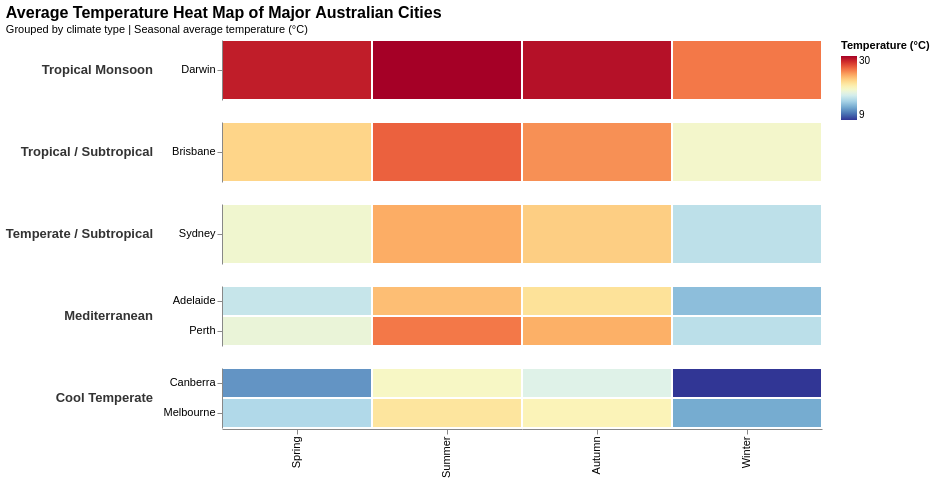

Source (Vega-Lite JSON):
### Vega-Lite specification from a JSON file in a GitHub repository (floating-point values rounded to 4 significant figures)
{"$schema": "https://vega.github.io/schema/vega-lite/v5.json", "title": {"text": "Average Temperature Heat Map of Major Australian Cities", "subtitle": "Grouped by climate type | Seasonal average temperature (°C)", "fontSize": 16, "subtitleFontSize": 11}, "data": {"values": [{"city": "Darwin", "season": "Spring", "temp": 28.6, "climate": "Tropical Monsoon"}, {"city": "Darwin", "season": "Summer", "temp": 29.8, "climate": "Tropical Monsoon"}, {"city": "Darwin", "season": "Autumn", "temp": 29.1, "climate": "Tropical Monsoon"}, {"city": "Darwin", "season": "Winter", "temp": 25.3, "climate": "Tropical Monsoon"}, {"city": "Brisbane", "season": "Spring", "temp": 21.8, "climate": "Tropical / Subtropical"}, {"city": "Brisbane", "season": "Summer", "temp": 26.1, "climate": "Tropical / Subtropical"}, {"city": "Brisbane", "season": "Autumn", "temp": 24.5, "climate": "Tropical / Subtropical"}, {"city": "Brisbane", "season": "Winter", "temp": 18.9, "climate": "Tropical / Subtropical"}, {"city": "Sydney", "season": "Spring", "temp": 18.7, "climate": "Temperate / Subtropical"}, {"city": "Sydney", "season": "Summer", "temp": 23.5, "climate": "Temperate / Subtropical"}, {"city": "Sydney", "season": "Autumn", "temp": 22.1, "climate": "Temperate / Subtropical"}, {"city": "Sydney", "season": "Winter", "temp": 16.0, "climate": "Temperate / Subtropical"}, {"city": "Perth", "season": "Spring", "temp": 18.3, "climate": "Mediterranean"}, {"city": "Perth", "season": "Summer", "temp": 25.3, "climate": "Mediterranean"}, {"city": "Perth", "season": "Autumn", "temp": 23.4, "climate": "Mediterranean"}, {"city": "Perth", "season": "Winter", "temp": 15.9, "climate": "Mediterranean"}, {"city": "Adelaide", "season": "Spring", "temp": 16.4, "climate": "Mediterranean"}, {"city": "Adelaide", "season": "Summer", "temp": 22.8, "climate": "Mediterranean"}, {"city": "Adelaide", "season": "Autumn", "temp": 21.1, "climate": "Mediterranean"}, {"city": "Adelaide", "season": "Winter", "temp": 14.1, "climate": "Mediterranean"}, {"city": "Melbourne", "season": "Spring", "temp": 15.5, "climate": "Cool Temperate"}, {"city": "Melbourne", "season": "Summer", "temp": 20.9, "climate": "Cool Temperate"}, {"city": "Melbourne", "season": "Autumn", "temp": 19.8, "climate": "Cool Temperate"}, {"city": "Melbourne", "season": "Winter", "temp": 13.2, "climate": "Cool Temperate"}, {"city": "Canberra", "season": "Spring", "temp": 12.3, "climate": "Cool Temperate"}, {"city": "Canberra", "season": "Summer", "temp": 19.2, "climate": "Cool Temperate"}, {"city": "Canberra", "season": "Autumn", "temp": 17.5, "climate": "Cool Temperate"}, {"city": "Canberra", "season": "Winter", "temp": 9.0, "climate": "Cool Temperate"}]}, "facet": {"row": {"field": "climate", "type": "nominal", "title": null, "sort": ["Tropical Monsoon", "Tropical / Subtropical", "Temperate / Subtropical", "Mediterranean", "Cool Temperate"], "header": {"labelAngle": 0, "labelFontSize": 13, "labelFontWeight": "bold", "labelColor": "#333", "labelAlign": "left", "labelBaseline": "middle", "labelPadding": 10}}}, "spec": {"width": 600, "height": 60, "mark": {"type": "rect", "stroke": "white", "strokeWidth": 2}, "encoding": {"x": {"field": "season", "type": "ordinal", "title": null, "sort": ["Spring", "Summer", "Autumn", "Winter"]}, "y": {"field": "city", "type": "nominal", "title": null}, "color": {"field": "temp", "type": "quantitative", "title": "Temperature (°C)", "scale": {"scheme": "redyellowblue", "reverse": true}}, "tooltip": [{"field": "city", "title": "City"}, {"field": "climate", "title": "Climate Type"}, {"field": "season", "title": "Season"}, {"field": "temp", "title": "Temperature (°C)", "format": ".1f"}]}}, "resolve": {"scale": {"y": "independent"}}, "config": {"headerRow": {"labelAngle": 0, "labelAlign": "left"}, "view": {"stroke": null}, "axis": {"labelFontSize": 11, "titleFontSize": 12}}}
